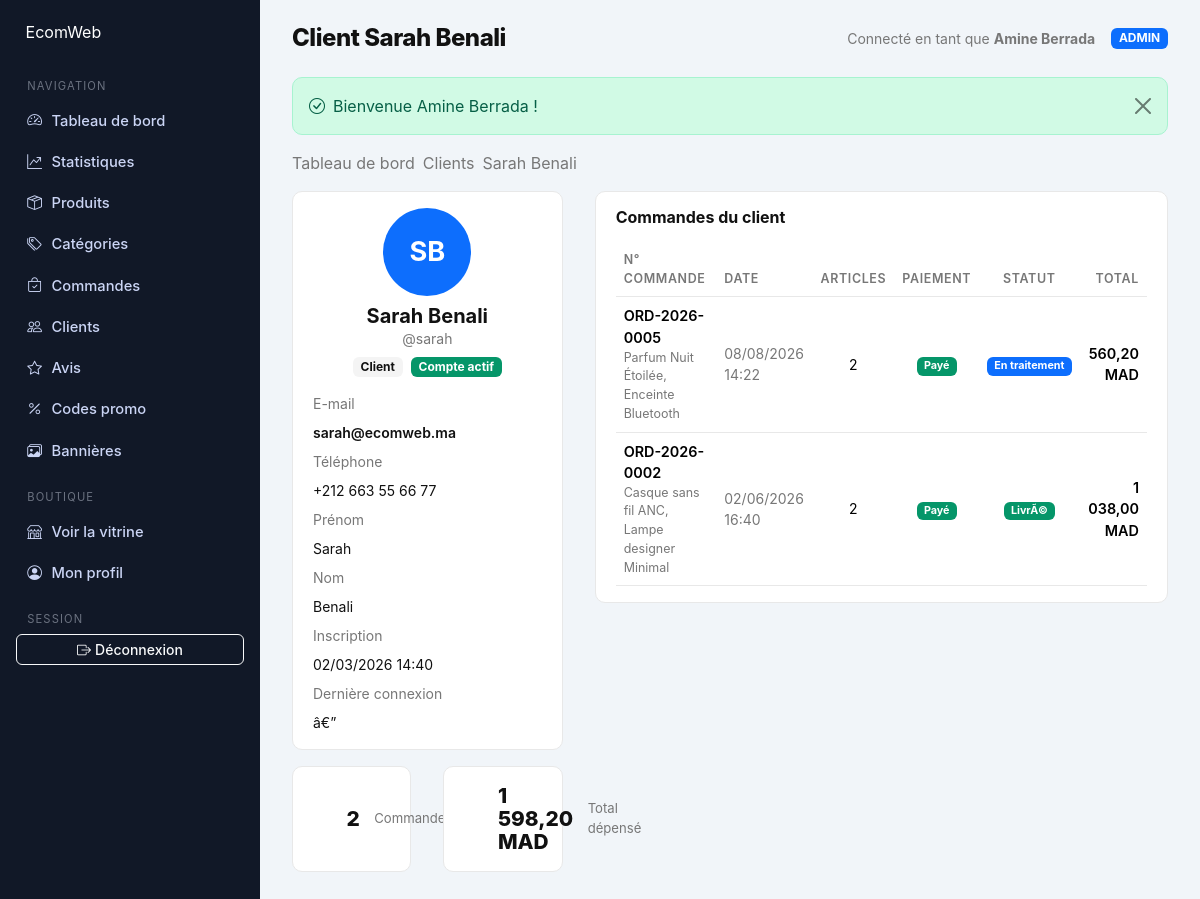
The page /ecommerce/ecom-projet-fend/ecom_web_platform/admin/clients/3 (signed in) on the database its author committed.
### tables this page shows
CREATE TABLE IF NOT EXISTS users (
  id          INT UNSIGNED NOT NULL AUTO_INCREMENT,
  username    VARCHAR(80)  NOT NULL,
  email       VARCHAR(160) NOT NULL,
  password    VARCHAR(255) NOT NULL,
  first_name  VARCHAR(80)  NULL,
  last_name   VARCHAR(80)  NULL,
  phone       VARCHAR(40)  NULL,
  avatar      VARCHAR(255) NULL,
  role        ENUM('CUSTOMER','ADMIN') NOT NULL DEFAULT 'CUSTOMER',
  is_active   TINYINT(1)   NOT NULL DEFAULT 1,
  last_login_at DATETIME   NULL,
  created_at  DATETIME     NOT NULL DEFAULT CURRENT_TIMESTAMP,
  updated_at  DATETIME     NOT NULL DEFAULT CURRENT_TIMESTAMP ON UPDATE CURRENT_TIMESTAMP,
  PRIMARY KEY (id),
  UNIQUE KEY uq_users_email (email),
  KEY idx_users_role (role)
);

CREATE TABLE IF NOT EXISTS orders (
  id                INT UNSIGNED NOT NULL AUTO_INCREMENT,
  order_number      VARCHAR(30)  NOT NULL,
  user_id           INT UNSIGNED NULL,
  customer_email    VARCHAR(160) NULL,
  subtotal          DECIMAL(10,2) NOT NULL DEFAULT 0.00,
  shipping_fee      DECIMAL(10,2) NOT NULL DEFAULT 0.00,
  discount_amount   DECIMAL(10,2) NOT NULL DEFAULT 0.00,
  total             DECIMAL(10,2) NOT NULL DEFAULT 0.00,
  status            ENUM('PENDING','CONFIRMED','PROCESSING','SHIPPED','DELIVERED','CANCELLED','REFUNDED')
                    NOT NULL DEFAULT 'PENDING',
  is_paid           TINYINT(1)   NOT NULL DEFAULT 0,
  payment_method    VARCHAR(40)  NULL,
  tracking_number   VARCHAR(60)  NULL,
  notes             TEXT         NULL,
  ship_full_name    VARCHAR(160) NULL,
  ship_phone        VARCHAR(40)  NULL,
  ship_address      VARCHAR(255) NULL,
  ship_city         VARCHAR(120) NULL,
  ship_state        VARCHAR(120) NULL,
  ship_zip_code     VARCHAR(20)  NULL,
  ship_country      VARCHAR(120) NULL,
  created_at        DATETIME     NOT NULL DEFAULT CURRENT_TIMESTAMP,
  updated_at        DATETIME     NOT NULL DEFAULT CURRENT_TIMESTAMP ON UPDATE CURRENT_TIMESTAMP,
  PRIMARY KEY (id),
  UNIQUE KEY uq_orders_number (order_number),
  KEY idx_orders_user (user_id),
  KEY idx_orders_status (status),
  KEY idx_orders_created (created_at),
  CONSTRAINT fk_orders_user FOREIGN KEY (user_id)
    REFERENCES users (id) ON DELETE SET NULL
);

### app/Views/admin/customers/show.php (the view, shortened to what the rows shown need)
<?php
$initials = $user->initials();
?>
<nav aria-label="Fil d'Ariane" class="mb-2">
    <small class="breadcrumb d-flex gap-2">
        <a href="<?= e(url('/admin')) ?>">Tableau de bord</a>
        <a href="<?= e(url('/admin/clients')) ?>">Clients</a>
        <span class="text-muted-2"><?= e($user->fullName()) ?></span>
    </small>
</nav>
<div class="row g-3">
    <div class="col-xl-4">
        <div class="table-card text-center">
            <?php if (!empty($user->avatar)): ?>
                <img src="<?= e(img($user->avatar)) ?>" alt="" class="rounded-circle mb-2"
                     width="88" height="88" style="object-fit:cover">
            <?php else: ?>
                <span class="badge rounded-circle bg-primary d-inline-flex align-items-center justify-content-center mb-2"
                      style="width:88px;height:88px;font-size:1.7rem"><?= e($initials) ?></span>
            <?php endif; ?>
            <h2 class="h5 fw-bold mb-0"><?= e($user->fullName()) ?></h2>
            <p class="text-muted-2 small mb-2">@<?= e($user->username) ?></p>
            <div class="d-flex justify-content-center gap-2 mb-3">
                <span class="badge <?= $user->isAdmin() ? 'bg-dark' : 'bg-light text-dark' ?>">
                </span>
                <span class="badge bg-<?= $user->isActive() ? 'success' : 'secondary' ?>">
                </span>
            </div>
            <div class="row g-2 text-start small">
                <div class="col-5 text-muted-2">E-mail</div>
                <div class="col-7 fw-semibold text-break"><?= e($user->email) ?></div>
                <div class="col-5 text-muted-2">Téléphone</div>
                <div class="col-7"><?= e($user->phone ?: '—') ?></div>
                <div class="col-5 text-muted-2">Prénom</div>
                <div class="col-7"><?= e($user->first_name ?: '—') ?></div>
                <div class="col-5 text-muted-2">Nom</div>
                <div class="col-7"><?= e($user->last_name ?: '—') ?></div>
                <div class="col-5 text-muted-2">Inscription</div>
                <div class="col-7"><?= e(format_date($user->created_at)) ?></div>
                <div class="col-5 text-muted-2">Dernière connexion</div>
                <div class="col-7"><?= e(format_date($user->last_login_at)) ?></div>
            </div>
        </div>
    </div>
    <div class="col-xl-8">
        <div class="table-card">
            <h2 class="h6 fw-bold mb-3">Commandes du client</h2>
            <?php if ($orders === []): ?>
                <p class="text-muted-2 small mb-0">Ce client n'a encore passé aucune commande.</p>
            <?php else: ?>
                <div class="table-responsive">
                    <table class="table table-hover align-middle mb-0">
                        <thead>
                            <tr>
                                <th>N° commande</th>
                                <th>Date</th>
                                <th class="text-center">Articles</th>
                                <th class="text-center">Paiement</th>
                                <th class="text-center">Statut</th>
                                <th class="text-end">Total</th>
                            </tr>
                        </thead>
                        <tbody>
                        <?php foreach ($orders as $order): ?>
                            <tr>
                                <td>
                                    <a class="fw-semibold" href="<?= e(url('/admin/commandes/' . (int) $order->id)) ?>">
                                        <?= e($order->order_number) ?>
                                    </a>
                                    <?php if ($order->items !== []): ?>
                                        <div class="text-muted-2" style="font-size:.78rem">
                                            <?= e(excerpt(implode(', ', array_map(
                                                static fn ($item): string => (string) $item->product_name,
                                                array_slice($order->items, 0, 2)
                                            )), 60)) ?>
                                        </div>
                                    <?php endif; ?>
                                </td>
                                <td class="small text-muted-2"><?= e(format_date($order->created_at)) ?></td>
                                <td class="text-center small"><?= count($order->items) ?></td>
                                <td class="text-center">
                                    <span class="badge bg-<?= $order->is_paid ? 'success' : 'warning' ?>">
                                        <?= $order->is_paid ? 'Payé' : 'En attente' ?>
                                    </span>
                                </td>
                                <td class="text-center">
                                    <span class="badge bg-<?= e($order->statusBadge()) ?>">
                                        <?= e($order->statusLabel()) ?>
                                    </span>
                                </td>
                                <td class="text-end fw-semibold"><?= e(money($order->total)) ?></td>
                            </tr>
                        <?php endforeach; ?>
                        </tbody>
                    </table>
                </div>
            <?php endif; ?>
        </div>
    </div>
</div>

### app/Views/layouts/admin.php (shortened to what the rows shown need)
<?php
$user = $currentUser ?? \App\Core\Auth::user();
?>
<!doctype html>
<html lang="fr">
<head>
    <link href="https://cdn.jsdelivr.net/npm/bootstrap@5.3.3/dist/css/bootstrap.min.css" rel="stylesheet">
    <link href="https://cdn.jsdelivr.net/npm/bootstrap-icons@1.11.3/font/bootstrap-icons.min.css" rel="stylesheet">
    <link href="<?= e(asset('assets/css/style.css')) ?>" rel="stylesheet">
</head>
<body>
<div class="admin-shell">
    <main class="admin-main">
        <header class="admin-header">
            <div>
                <h1><?= e($title ?? 'Back-office') ?></h1>
            </div>
            <div class="d-flex align-items-center gap-3">
                <?php if ($user !== null): ?>
                    <span class="text-muted-2 small">
                        Connecté en tant que <strong><?= e($user->fullName()) ?></strong>
                    </span>
                    <span class="badge bg-primary text-uppercase"><?= e($user->role) ?></span>
                <?php endif; ?>
            </div>
        </header>
        <?= $content ?>
    </main>
</div>
</body>
</html>

### rows shown on the page
users: $user->fullName() "Amine Berrada", role "ADMIN"
users: $user->fullName() "Sarah Benali", username "sarah", email "sarah@ecomweb.ma", phone "+212 663 55 66 77", first_name "Sarah", last_name "Benali", created_at "02/03/2026 14:40", last_login_at "â€”"
orders: order_number "ORD-2026-0005", product_name "Parfum Nuit Étoilée, Enceinte Bluetooth", created_at "08/08/2026 14:22", count($order->items) "2", is_paid "Payé", status "En traitement", total "560,20 MAD"
orders: order_number "ORD-2026-0002", product_name "Casque sans fil ANC, Lampe designer Minimal", created_at "02/06/2026 16:40", count($order->items) "2", is_paid "Payé", status "LivrÃ©", total "1 038,00 MAD"

### other values the page prints
$label "Tableau de bord"
$label "Statistiques"
$label "Produits"
$label "Catégories"
$label "Commandes"
$label "Clients"
$label "Avis"
$label "Codes promo"
$label "Bannières"
$title "Client Sarah Benali"
$flash['message'] "Bienvenue Amine Berrada !"
$initials "SB"
$stats['orders'] "2"
money($stats['spent'] ?? 0) "1 598,20 MAD"
